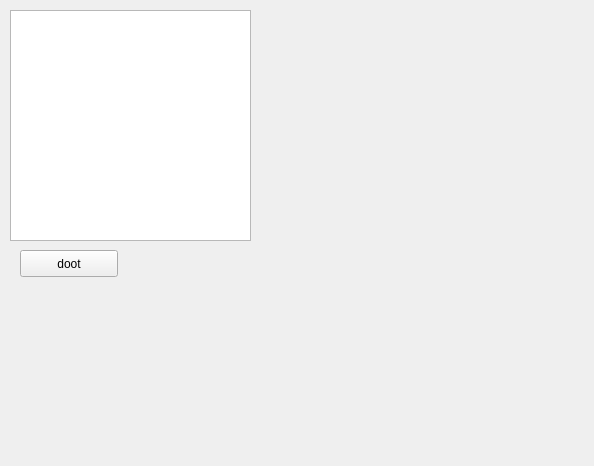
<?xml version="1.0" encoding="UTF-8"?>
<ui version="4.0">
 <class>Form</class>
 <widget class="QWidget" name="Form">
  <property name="geometry">
   <rect>
    <x>0</x>
    <y>0</y>
    <width>594</width>
    <height>466</height>
   </rect>
  </property>
  <property name="windowTitle">
   <string>Form</string>
  </property>
  <widget class="QPushButton" name="pushButton">
   <property name="geometry">
    <rect>
     <x>20</x>
     <y>250</y>
     <width>98</width>
     <height>27</height>
    </rect>
   </property>
   <property name="text">
    <string>doot</string>
   </property>
  </widget>
  <widget class="QListView" name="listView">
   <property name="geometry">
    <rect>
     <x>10</x>
     <y>10</y>
     <width>241</width>
     <height>231</height>
    </rect>
   </property>
  </widget>
 </widget>
 <resources/>
 <connections/>
</ui>
